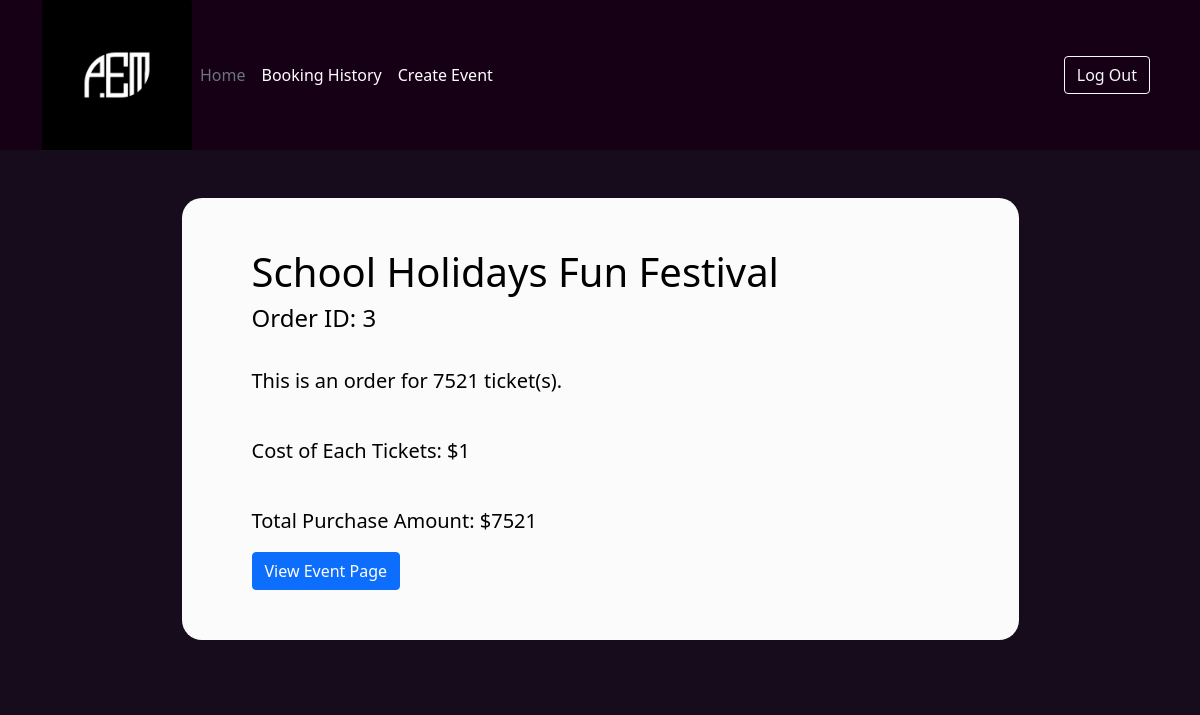
/event/order/3 (signed in), run on the app's committed database.
### website/models.py (models this page shows)
class Event(db.Model):
    __tablename__ = "events"
    EventID = db.Column(db.Integer, primary_key = True, nullable = False, autoincrement=True)
    Name = db.Column(db.String(256), nullable = False)
    Description = db.Column(db.String(256), nullable = False)
    Status = db.Column(db.String(256), nullable = False)
    DateTime = db.Column(db.DateTime, nullable = False)
    Cost = db.Column(db.Integer, nullable = False)
    Address = db.Column(db.String(256), nullable = False)
    AvailableTickets = db.Column(db.Integer, nullable = False)
    TotalTickets = db.Column(db.Integer, nullable = False)
    Image = db.Column(db.String(256), nullable = True)
    Username = db.Column(db.Integer, db.ForeignKey('users.Username'))
    CategoryID = db.Column(db.Integer, db.ForeignKey('categories.CategoryID'))
    Comments = db.relationship("Comment", backref="Event")
    Orders = db.relationship("Order", backref="Event")

class Order(db.Model):
    __tablename__ = "orders"
    OrderID = db.Column(db.Integer, primary_key = True, nullable = False, autoincrement=True)
    NumTickets = db.Column(db.Integer, nullable = False)
    EventID = db.Column(db.Integer, db.ForeignKey('events.EventID'))
    Username = db.Column(db.Integer, db.ForeignKey('users.Username'))

### website/event.py (the view)
@eventbp.route('/order/<int:id>')
@login_required
def order(id):
    orders = current_user.Orders
    for order in orders:
        if id == order.OrderID:
            return render_template('event/order.html', order = order)
    return abort(404)

### website/templates/event/order.html (shortened to what this page needs)
{% extends "base.html" %}
{% block body %}
<div class="container d-flex justify-content-center">
    <div class="order mt-5">
        <h1 class="black ">{{order.Event.Name}}</h1>
        <h4 class="black ">Order ID: {{order.OrderID}}</h4>
        <hr>
        <p>This is an order for {{order.NumTickets}} ticket(s).</p>
        <br>
        <p>Cost of Each Tickets: ${{order.Event.Cost}}</p>
        <br>
        <p>Total Purchase Amount: ${{order.NumTickets * order.Event.Cost}}</p>
        <a href="{{url_for('event.view', id = order.Event.EventID)}}" class="btn btn-primary">View Event Page</a>
    </div>
</div>
{% endblock %}

### website/static/index.css (style rules this page uses)
.black { color: black; }
h1, h2, h3, h4, h5, h6 { color: white; }
p { color: black; }
body { background-color: #160c1b; }
hr { border: 0; border-top: 1px solid white; }
.order { width: 75%; padding: 50px 70px; background-color: rgba(255, 255, 255, 0.986); border-radius: 20px; }
.order p { font-size: 1.25em; color: black; }

### data on the page
Event: Event.Name "School Holidays Fun Festival", Event.Cost "1"
Order: OrderID "3", NumTickets "7521", order.NumTickets*order.Event.Cost "7521"
